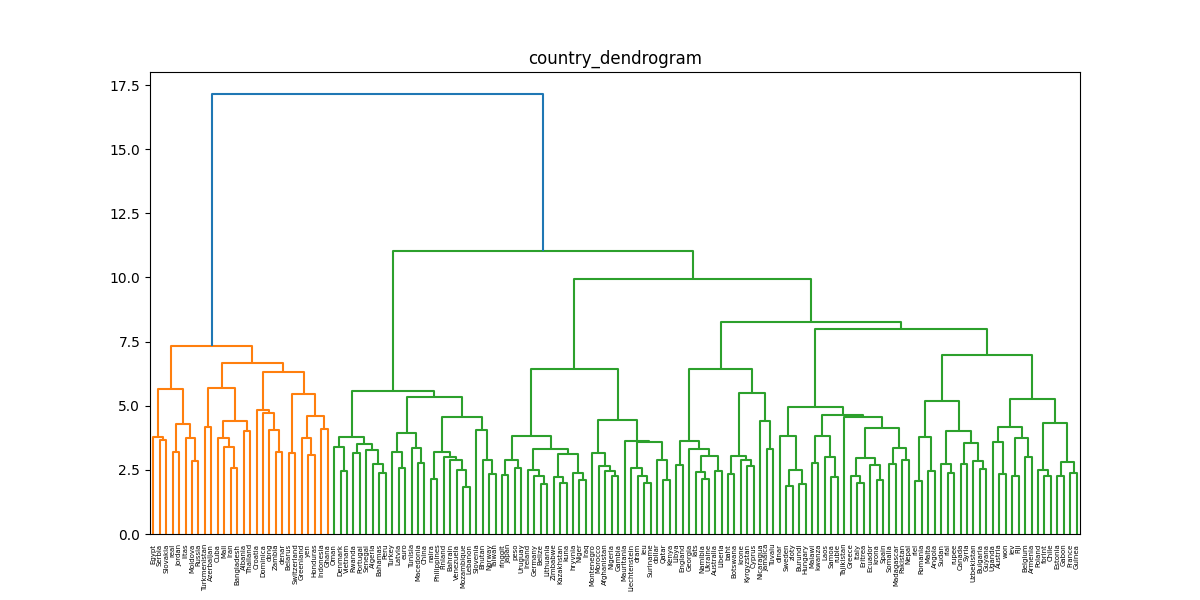

Python code for this plot:
'''
68. Ward法によるクラスタリング
国名に関する単語ベクトルに対し，Ward法による階層型クラスタリングを実行せよ．
さらに，クラスタリング結果をデンドログラムとして可視化せよ．
blog_cn:
https://blog.csdn.net/weixin_42887138/article/details/117708688?spm=1001.2101.3001.6650.1&utm_medium=distribute.pc_relevant.none-task-blog-2%7Edefault%7ECTRLIST%7ERate-1-117708688-blog-7801764.pc_relevant_antiscanv3&depth_1-utm_source=distribute.pc_relevant.none-task-blog-2%7Edefault%7ECTRLIST%7ERate-1-117708688-blog-7801764.pc_relevant_antiscanv3&utm_relevant_index=1
doc:
https://docs.scipy.org/doc/scipy/reference/cluster.hierarchy.html#
'''
import numpy as np
import pickle
from scipy.cluster.hierarchy import dendrogram, linkage, fcluster
from matplotlib import pyplot as plt



# load vectors,countries from npy,pkl
vec_ctrs = np.load('./vec_ctrs_arr.npy')  # (144, 300)
ctr_list = pickle.load(open('./total_num_ctrs.txt','rb'))

# 階層型クラスタリングの実施
Z = linkage(vec_ctrs, method='ward')
# arguments: (n samples,m dim), ward->离差平方和距离
# return: shape->(n-1,4): 每列元素代表的意思：
# 前两个元素是每一步合并的cluster的index，第三个元素是被合并cluster之间的距离，第三个元素表示合并后的cluster中元素的个数
#print('Z:\n', Z)
f = fcluster(Z, t=28.8, criterion='distance')    # t=144/5
# form flat clusters from hierarchical clustering defined by the given linkage matrix
# return: ndarrary: an arrary of length n. T[i]是原始观测值i所属的平面簇number。
#print('f:\n', f)

fig = plt.figure(figsize=(12,6))
dendrogram(Z, labels=ctr_list)

plt.title('country_dendrogram')
plt.savefig('./knock68.png')
plt.show()